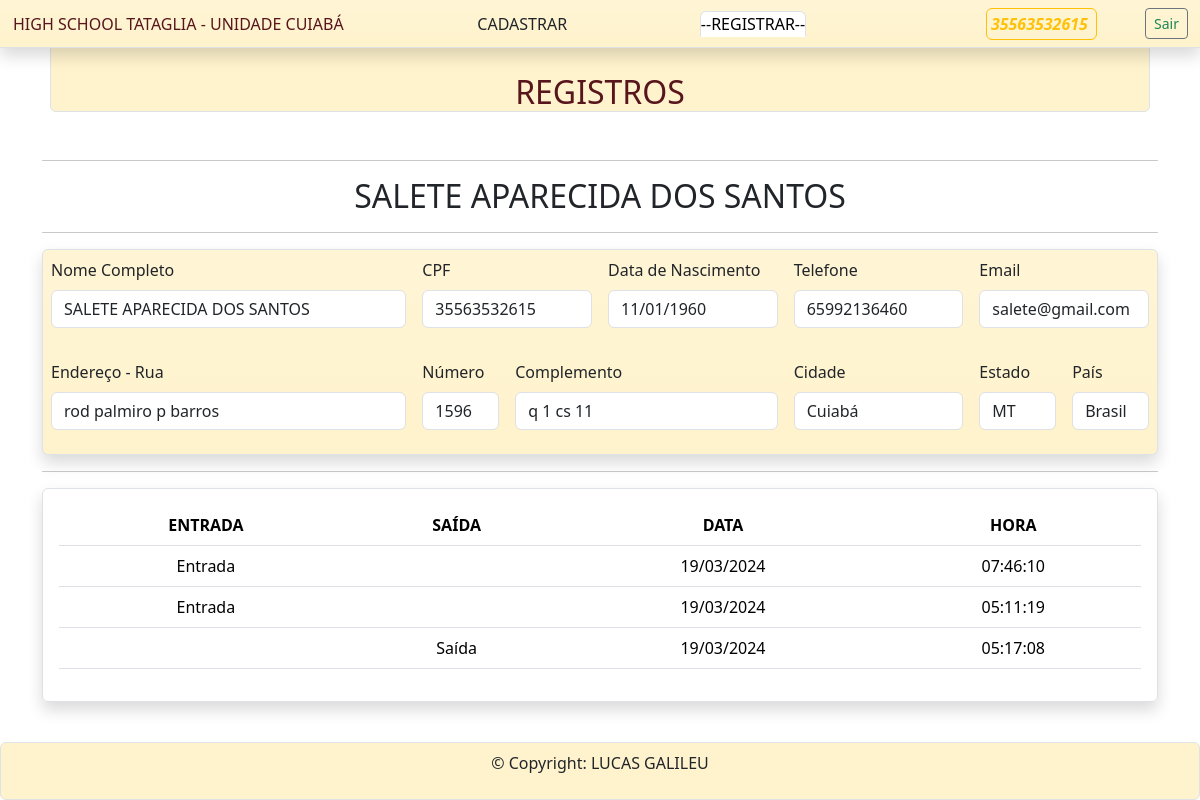
The page /registro_confirmado/ (signed in) on the database its author committed.
### myapp/models.py (models this page shows, shortened)
class Pessoa(models.Model):
  id = models.AutoField(primary_key=True)
  nome = models.CharField(max_length=100, validators=[MinLengthValidator(1)])
  mae = models.CharField(max_length=100, validators=[MinLengthValidator(1)])
  pai = models.CharField(max_length=100, validators=[MinLengthValidator(1)])
  telefone = models.CharField(max_length=15,
                              validators=[
                                  RegexValidator(regex=r'^\d{10,15}$',
                                                 message='Telefone inválido')
                              ])
  nascimento = models.DateField()
  cpf = models.CharField(max_length=11,
                         validators=[
                             MinLengthValidator(11),
                             RegexValidator(regex=r'^\d{11}$',
                                            message='CPF inválido')
                         ],
                         unique=True)
  enderecos = models.ForeignKey(Endereco,
                                on_delete=models.CASCADE,
                                blank=False)
  usuario = models.OneToOneField(User,
                                 related_name='pessoa',
                                 on_delete=models.CASCADE)

class Endereco(models.Model):
  id = models.AutoField(primary_key=True)
  endereco = models.CharField(max_length=200,
                              validators=[MinLengthValidator(1)])
  numero = models.CharField(max_length=10, validators=[MinLengthValidator(1)])
  complemento = models.CharField(max_length=100,
                                 validators=[MinLengthValidator(1)])
  bairro = models.CharField(max_length=100, validators=[MinLengthValidator(1)])
  cidade = models.CharField(max_length=100, validators=[MinLengthValidator(1)])
  estado = models.CharField(max_length=100, validators=[MinLengthValidator(1)])
  pais = models.CharField(max_length=100, validators=[MinLengthValidator(1)])
  cep = models.CharField(
      max_length=8,
      validators=[RegexValidator(regex=r'^\d{8}$', message='CEP inválido')])

class Registro(models.Model):
  id = models.AutoField(primary_key=True)
  entrada = models.BooleanField()
  datahora = models.DateTimeField()
  pessoa = models.ForeignKey(Pessoa, on_delete=models.CASCADE, blank=False)

### myapp/views.py (the view)
# urls.py: path('registro_confirmado/', views.registro_confirmado_view, name='registro_confirmado_view'),
@login_required(login_url='/login')
def registro_confirmado_view(request):
  username = request.user.username
  pessoa = request.user.pessoa
  registros = Registro.objects.filter(pessoa=pessoa)
  if request.method == 'GET':
    return render(
        request, 'registro_confirmado.html', {
            'username': username,
            'authenticated': True,
            'registros': registros,
            'pessoa': pessoa,
        })
  else:
    return HttpResponseBadRequest()

### myapp/templates/registro_confirmado.html (shortened to what this page needs)
{% extends "base2.html" %}
{% block nav %}
<a class="nav-link ml-auto text-danger-emphasis" href='/home'>HIGH SCHOOL TATAGLIA - UNIDADE CUIABÁ</a>
<a class="nav-link" href='/cadastro'>CADASTRAR</a>
<a class="nav-link active" href='/registro'>--REGISTRAR--</a>
{% endblock nav %}
{% block username %}
{% if authenticated %}
<span class="m-5 me-5 text-warning fw-bold fst-italic border border-warning rounded text-center align-middle p-1">
    {{ username }}
</span>
<a class="btn btn-sm btn-outline-secondary text-success" href='/logout'>Sair</a>
{% else %}
<a class="btn btn-sm btn-outline-secondary text-success" href='/login'>Entrar</a>
{% endif %}
{% endblock username %}
{% block test %}
<br>
<h2 class='border rounded pt-5 sticky-bottom text-danger-emphasis bg-warning-subtle text-center m-auto col-11'> REGISTROS </h2>
{% endblock test %}
{% block conteudo %}
<hr>
<div>
    <h2 class=' text-center text-uppercase m-auto col-12'> {{ pessoa.nome }} </h2>
</div>
<hr>
<div class='container '>
    <div class='row justify-content-center'>
        <div class='col-md-12 m-auto border rounded shadow p-2 bg-warning-subtle bg-gradient'>
            <div class="row g-3">
                <div class="col-md-4">
                    <label for="inputNome" class="form-label">Nome Completo</label>
                    <p type="text" class="form-control text-uppercase" id="formGroupExampleInput" placeholder="  {{ pessoa.nome }}">  {{ pessoa.nome }}</p>
                </div>
                <div class="col-md-2">
                    <label for="inputcpf" class="form-label">CPF</label>
                    <p type="text" class="form-control" id="formGroupExampleInput" placeholder="">  {{ pessoa.cpf }}</p>
                </div>
                <div class="col-md-2">
                    <label for="data" class="form-label">Data de Nascimento</label>
                    <p type="text" class="form-control" id="formGroupExampleInput" placeholder="">{{ pessoa.nascimento|date:'d/m/Y' }}</p>
                </div>
                <div class="col-md-2">
                    <label for="inputtelefone" class="form-label">Telefone</label>
                    <p type="text" class="form-control" id="formGroupExampleInput" placeholder="">  {{ pessoa.telefone }}</p>
                </div>
                <div class="col-md-2">
                    <label for="inputtelefone" class="form-label">Email</label>
                    <p type="text" class="form-control" id="formGroupExampleInput" placeholder="">  {{ user.email }}</p>
                </div>
                <div class="col-4">
                    <label for="inputAddress" class="form-label">Endereço - Rua</label>
                    <p type="text" class="form-control" id="formGroupExampleInput" placeholder="">  {{ pessoa.enderecos.endereco }}</p>
                </div>
                <div class="col-1">
                  <label for="inputAddress" class="form-label">Número</label>
                    <p type="text" class="form-control" id="formGroupExampleInput" placeholder="">  {{ pessoa.enderecos.numero }}</p>
                </div>
                <div class="col-3">
                    <label for="inputAddress2" class="form-label">Complemento</label>
                    <p type="text" class="form-control" id="formGroupExampleInput" placeholder="">  {{ pessoa.enderecos.complemento }}</p>
                </div>
                <div class="col-md-2">
                    <label for="inputCity" class="form-label">Cidade</label>
                    <p type="text" class="form-control" id="formGroupExampleInput" placeholder="">  {{ pessoa.enderecos.cidade }}</p>
                </div>
                <div class="col-md-1">
                    <label for="inputState" class="form-label">Estado</label>
                    <p type="text" class="form-control" id="formGroupExampleInput" placeholder="">  {{ pessoa.enderecos.estado }}</p>
                </div>
                <div class="col-md-1">
                    <label for="inputZip" class="form-label">País</label>
                    <p type="text" class="form-control" id="formGroupExampleInput" placeholder="">  {{ pessoa.enderecos.pais }}</p>
                </div>
            </div>
        </div>
    </div>
</div>
<hr>
<main class="container border me-5 mb-5 rounded shadow p-3">
    <table class="table mb-6 text-center">
        <thead>
            <tr>
                <th scope="col">ENTRADA</th>
                <th scope="col">SAÍDA</th>
                <th scope="col">DATA</th>
                <th scope="col">HORA</th>
            </tr>
        </thead>
        <tbody>
            {% for reg in registros %}
            <tr>
              <td>{% if reg.entrada %}Entrada{% endif %}</td>
              <td>{% if not reg.entrada %}Saída{% endif %}</td>
              <td>{{ reg.datahora|date:'d/m/Y' }}</td>
              <td>{{ reg.datahora|date:'H:i:s' }}</td>
            </tr>
            {% endfor %}
        </tbody>
    </table>
</main>
{% endblock conteudo %}

### rows shown on the page
Pessoa: nome "SALETE APARECIDA DOS SANTOS", cpf "35563532615", nascimento "11/01/1960", telefone "65992136460", enderecos.endereco "rod palmiro p barros", enderecos.numero "1596", enderecos.complemento "q 1 cs 11", enderecos.cidade "Cuiabá", enderecos.estado "MT", enderecos.pais "Brasil"
Registro: entrada "Entrada", datahora "19/03/2024", datahora "07:46:10"
Registro: entrada "Entrada", datahora "19/03/2024", datahora "05:11:19"
Registro: entrada "Saída", datahora "19/03/2024", datahora "05:17:08"

### other values the page prints
{{ username }} "35563532615"
{{ user.email }} "salete@gmail.com"
